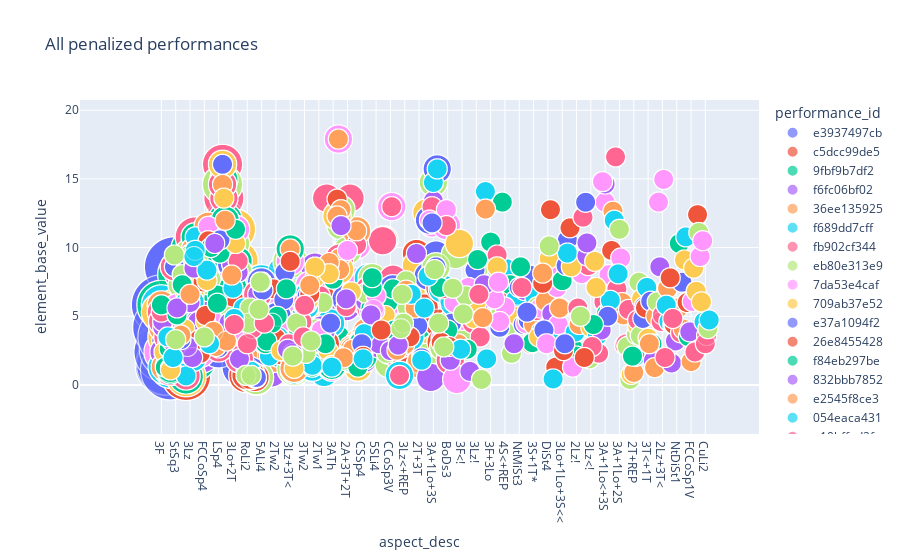

Notebook cell for this chart:
### Code cell
bubble_df5 = px.scatter(
    df5, y="element_base_value", x="aspect_desc",
    color="performance_id", size="total_deductions", 
    title='All penalized performances',
    hover_name="aspect_desc", log_x=False, size_max=60
    )
bubble_df5.show()
